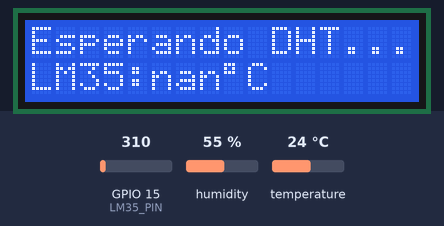
Simulated run of this sketch. Board: ESP32. Parts: 16×2 character LCD. The inputs (shaded band) are chosen by the test bench; at power-on: humidity 55 %, GPIO 15 (LM35_PIN) = 310, temperature 24 °C (analog values on the 0–4095 scale). What the sketch prints to the serial monitor is not drawn.

Above: at 1.7 s.
1.8 s: humidity set to 22 %
At 4.0 s:
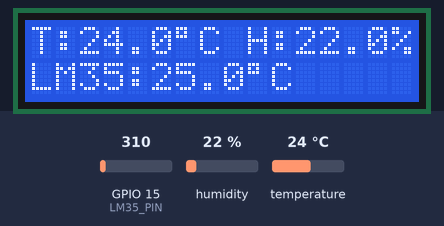
4.5 s: GPIO 15 (LM35_PIN) set to 372
At 6.7 s:
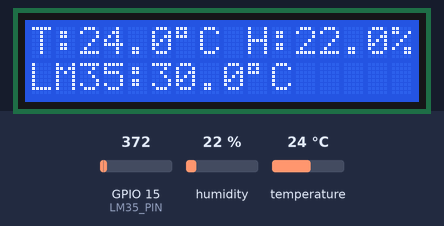
7.2 s: temperature set to 12 °C
At 10.3 s:
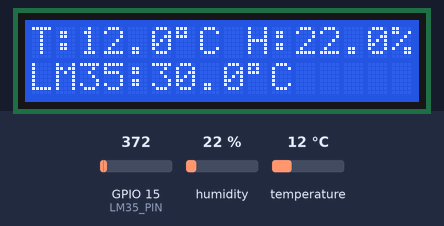
10.7 s: GPIO 15 (LM35_PIN) set to 434
At 13.8 s:
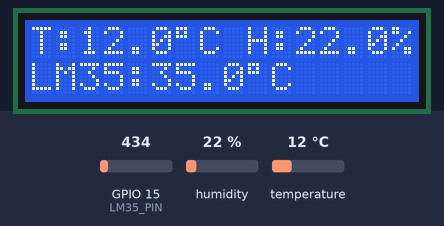
14.3 s: humidity set to 40 %
At 16.6 s:
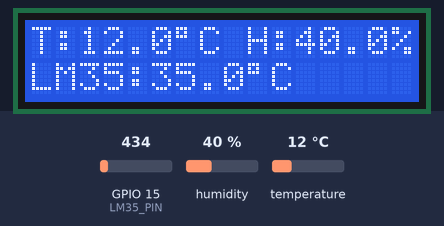
17.0 s: GPIO 15 (LM35_PIN) set to 527
At 20.1 s:
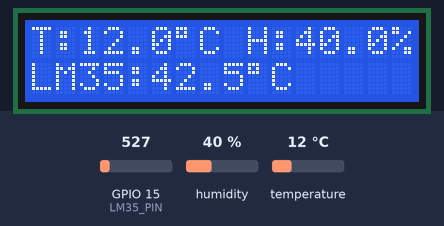
Timing chart, 0 to 21.5 s (numbered marks = the images above; inputs shaded):
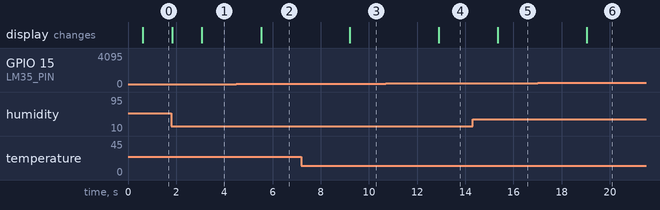

The sketch:

pruebaDHT.ino
```cpp
#include <DHT.h>
#include <Wire.h>
#include <LiquidCrystal_I2C.h>

// ===== DHT22 =====
#define DHT_PIN   4
#define DHT_TYPE  DHT22
DHT dht(DHT_PIN, DHT_TYPE);

// ===== LM35 =====
#define LM35_PIN 15   // <-- ADC1, recomendado y estable

// ===== LCD =====
LiquidCrystal_I2C lcd(0x27, 16, 2);

// ===== Variables compartidas =====
float tempDHT = NAN, humDHT = NAN, tempLM35 = NAN;
portMUX_TYPE mux = portMUX_INITIALIZER_UNLOCKED;

TaskHandle_t hTaskSensores = NULL, hTaskLCD = NULL, hTaskSerial = NULL;

// ==================== LECTURA LM35 ====================
float leerLM35() {
  int lecturaADC = analogRead(LM35_PIN);   // ADC 0–4095
  float voltaje = lecturaADC * (3.3 / 4095.0);   // Conversión a voltios

  // LM35 → 10 mV por °C (0.01 V por °C)
  float temperatura = voltaje / 0.01;

  Serial.printf("[LM35] ADC=%d Volt=%.3fV Temp=%.2f°C\n",
                lecturaADC, voltaje, temperatura);

  return temperatura;
}

// ==================== TAREA DE SENSORES ====================
void taskLeerSensores(void *pvParameters) {
  Serial.println("[Tarea Sensores] Iniciada");

  for (;;) {
    float t = dht.readTemperature();
    float h = dht.readHumidity();
    float t_lm35 = leerLM35();

    if (isnan(t) || isnan(h)) {
      Serial.println("[DHT22] Error de lectura");
    } else {
      Serial.printf("[DHT22] OK Temp=%.1f°C Hum=%.1f%%\n", t, h);
    }

    portENTER_CRITICAL(&mux);
    tempDHT  = t;
    humDHT   = h;
    tempLM35 = t_lm35;
    portEXIT_CRITICAL(&mux);

    vTaskDelay(pdMS_TO_TICKS(2000));
  }
}

// ==================== TAREA LCD ====================
void taskActualizarLCD(void *pvParameters) {
  Serial.println("[Tarea LCD] Iniciada");

  for (;;) {
    float t_local, h_local, lm35_local;

    portENTER_CRITICAL(&mux);
    t_local = tempDHT;
    h_local = humDHT;
    lm35_local = tempLM35;
    portEXIT_CRITICAL(&mux);

    lcd.clear();
    lcd.setCursor(0, 0);

    if (isnan(t_local) || isnan(h_local)) {
      lcd.print("Esperando DHT...");
    } else {
      lcd.print("T:");
      lcd.print(t_local, 1);
      lcd.print((char)223);
      lcd.print("C H:");
      lcd.print(h_local, 1);
      lcd.print("%");
    }

    lcd.setCursor(0, 1);
    lcd.print("LM35:");
    lcd.print(lm35_local, 1);
    lcd.print((char)223);
    lcd.print("C");

    vTaskDelay(pdMS_TO_TICKS(1200));
  }
}

// ==================== TAREA SERIAL ====================
void taskEnviarSerial(void *pvParameters) {
  Serial.println("[Tarea Serial] Iniciada");

  for (;;) {
    portENTER_CRITICAL(&mux);
    float t = tempDHT, h = humDHT, lm = tempLM35;
    portEXIT_CRITICAL(&mux);

    Serial.println("\n=== ESTADO ===");
    Serial.printf("DHT  -> %.1f°C  %.1f%%\n", t, h);
    Serial.printf("LM35 -> %.1f°C\n", lm);
    Serial.println("================\n");

    vTaskDelay(pdMS_TO_TICKS(5000));
  }
}

// ==================== SETUP ====================
void setup() {
  Serial.begin(115200);
  delay(500);

  // I2C correcto en ESP32
  Wire.begin(21, 22);

  // DHT22
  dht.begin();

  // LM35 → configurar ADC
  analogReadResolution(12);   // 0-4095
  analogSetAttenuation(ADC_11db); // rango ~3.3V

  // LCD
  lcd.init();
  lcd.backlight();
  lcd.setCursor(0, 0);
  lcd.print("Iniciando...");

  // Crear tareas
  xTaskCreatePinnedToCore(taskLeerSensores, "Sensores", 4096, NULL, 3, &hTaskSensores, 1);
  xTaskCreatePinnedToCore(taskActualizarLCD, "LCD",      4096, NULL, 1, &hTaskLCD,     1);
  xTaskCreatePinnedToCore(taskEnviarSerial,  "Serial",   4096, NULL, 1, &hTaskSerial,  1);

  Serial.println("Sistema listo.\n");
}

// ==================== LOOP ====================
void loop() {
  vTaskDelay(pdMS_TO_TICKS(10000));
}
```

Measured:
- after the input at 1.8 s, the display: first differs from a run without the input after 1.3 s (image 1)
- after the input at 4.5 s, the display: changes after 1.0 s (image 2)
- after the input at 7.2 s, the display: changes after 2.0 s (image 3)
- after the input at 10.7 s, the display: changes after 2.2 s (image 4)
- after the input at 14.3 s, the display: changes after 1.1 s (image 5)
- after the input at 17.0 s, the display: changes after 2.0 s (image 6)
